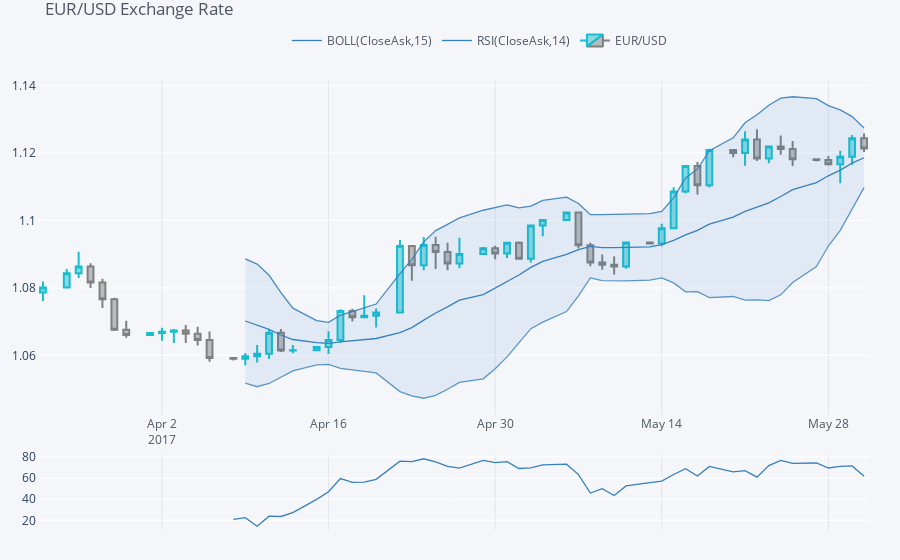

Notebook source saved alongside this figure:
### Code cell
plyo.iplot(
    qf.iplot(asFigure=True),
    # image='png',
    filename='qf_03'
)
